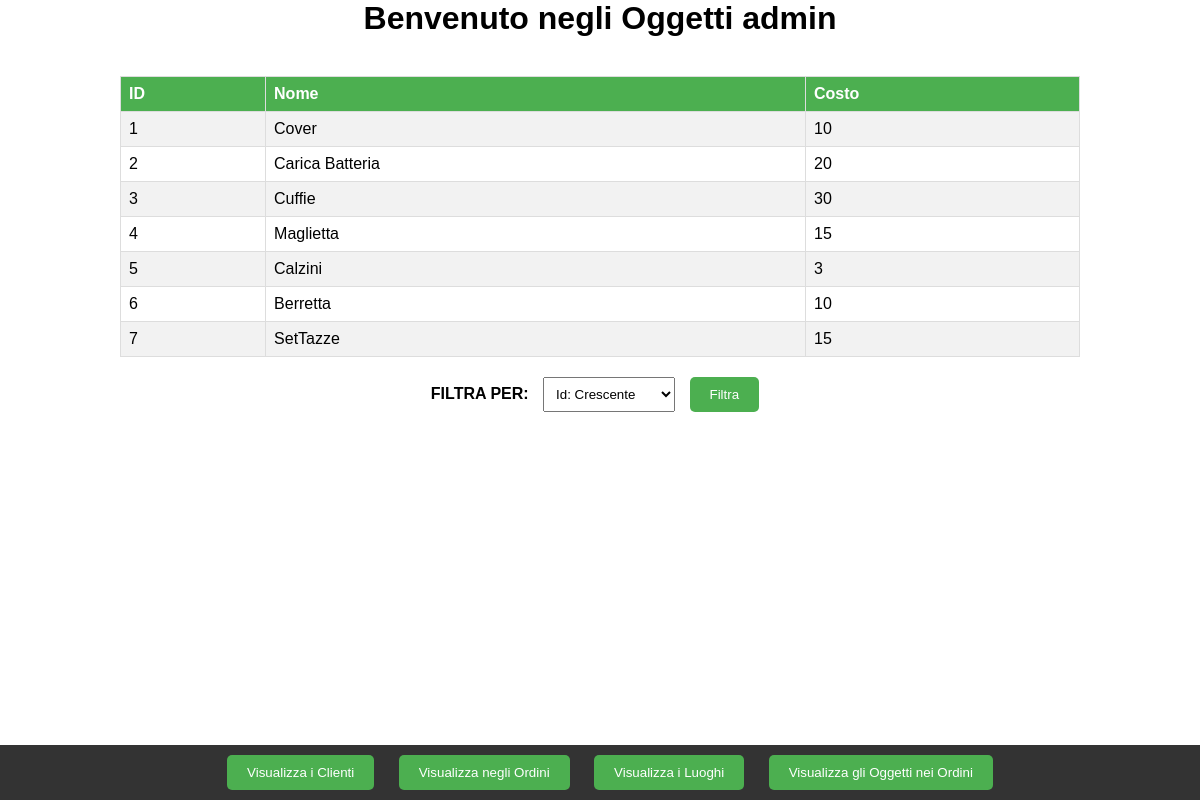
Page /oggetti.php (signed in) on the committed database.
### tables this page shows
CREATE TABLE `oggetti` (
  `id` int(11) NOT NULL,
  `nome` varchar(50) NOT NULL,
  `costo` int(11) NOT NULL
);

### oggetti.php (the view, shortened to what this page needs)
<?php
require "credenziali.php";
if (isset($_SESSION["UTENTE"])) {
    echo "<html>
        <head>
            <style>
                body {
                    font-family: Arial, sans-serif;
                    margin: 0;
                    padding: 0;
                }
                h1 {
                    text-align: center;
                }
                table {
                    width: 80%;
                    margin: auto;
                    border-collapse: collapse;
                }
                th, td {
                    border: 1px solid #ddd;
                    padding: 8px;
                    text-align: left;
                }
                th {
                    background-color: #4caf50;
                    color: white;
                }
                tr:nth-child(even) {
                    background-color: #f2f2f2;
                }
                footer {
                    background-color: #333;
                    color: #fff;
                    padding: 10px;
                    text-align: center;
                    position: fixed;
                    bottom: 0;
                    width: 100%;
                }
                button {
                    padding: 10px 20px;
                    margin: 0 10px;
                    background-color: #4CAF50;
                    color: white;
                    border: none;
                    border-radius: 5px;
                    cursor: pointer;
                }
                button:hover {
                    background-color: #45a049;
                }
                form {
                    margin-top: 20px;
                    text-align: center;
                }
                label {
                    font-weight: bold;
                    margin-right: 10px;
                }
                select {
                    padding: 8px;
                }
            </style>
        </head>
        <body>";
    echo "<h1>Benvenuto negli Oggetti " . $_SESSION["UTENTE"]. "</h1>";
    echo "<footer>
        <button onclick='redirectToPage(\"protetta.php\")'>Visualizza i Clienti</button>
        <button onclick='redirectToPage(\"ordini.php\")'>Visualizza negli Ordini</button>
        <button onclick='redirectToPage(\"luoghi.php\")'>Visualizza i Luoghi</button>
        <button onclick='redirectToPage(\"oggetti_ordini.php\")'>Visualizza gli Oggetti nei Ordini</button>
      </footer><br>";
    try {
        $conn = new PDO("mysql:host=$servername;dbname=$dbname", $username, $password);
        $conn->setAttribute(PDO::ATTR_ERRMODE, PDO::ERRMODE_EXCEPTION);
        $sql = 'SELECT * FROM oggetti';
        $statement = $conn->query($sql);
        if ($statement->rowCount() > 0) {
            echo "<table>
                    <tr>
                        <th>ID</th>
                        <th>Nome</th>
                        <th>Costo</th>
                    </tr>";
            while ($row = $statement->fetch(PDO::FETCH_ASSOC)) {
                echo "<tr>
                        <td>{$row['id']}</td>
                        <td>{$row['nome']}</td>
                        <td>{$row['costo']}</td>
                    </tr> ";
            }
            echo "</table>";
            echo "<form method='POST'>
                    <label for='my_html_select_box'>FILTRA PER:</label>
                    <select name='my_html_select_box'>
                        <option>Id: Crescente</option>
                        <option>Id: Decrescente</option>
                    </select>
                    <button type='submit'>Filtra</button>
                </form>";
        } else {
            echo "Nessun risultato trovato";
        }
    } catch (PDOException $e) {
        echo "Connection failed: " . $e->getMessage();
    } finally {
        $conn = null;
    }
    echo "</body>
        </html>";
} else {
    echo "Accesso non consentito";
}
?>

### oggetti.php (style rules this page uses)
body { font-family: Arial, sans-serif; margin: 0; padding: 0; }
h1 { text-align: center; }
table { width: 80%; margin: auto; border-collapse: collapse; }
th, td { border: 1px solid #ddd; padding: 8px; text-align: left; }
th { background-color: #4caf50; color: white; }
tr:nth-child(even) { background-color: #f2f2f2; }
footer { background-color: #333; color: #fff; padding: 10px; text-align: center; position: fixed; bottom: 0; width: 100%; }
button { padding: 10px 20px; margin: 0 10px; background-color: #4CAF50; color: white; border: none; border-radius: 5px; cursor: pointer; }
form { margin-top: 20px; text-align: center; }
label { font-weight: bold; margin-right: 10px; }
select { padding: 8px; }

### rows in the picture
oggetti: id "1", nome "Cover", costo "10"
oggetti: id "2", nome "Carica Batteria", costo "20"
oggetti: id "3", nome "Cuffie", costo "30"
oggetti: id "4", nome "Maglietta", costo "15"
oggetti: id "5", nome "Calzini", costo "3"
oggetti: id "6", nome "Berretta", costo "10"
oggetti: id "7", nome "SetTazze", costo "15"

### other values in the picture
$_SESSION["UTENTE"] "admin"
